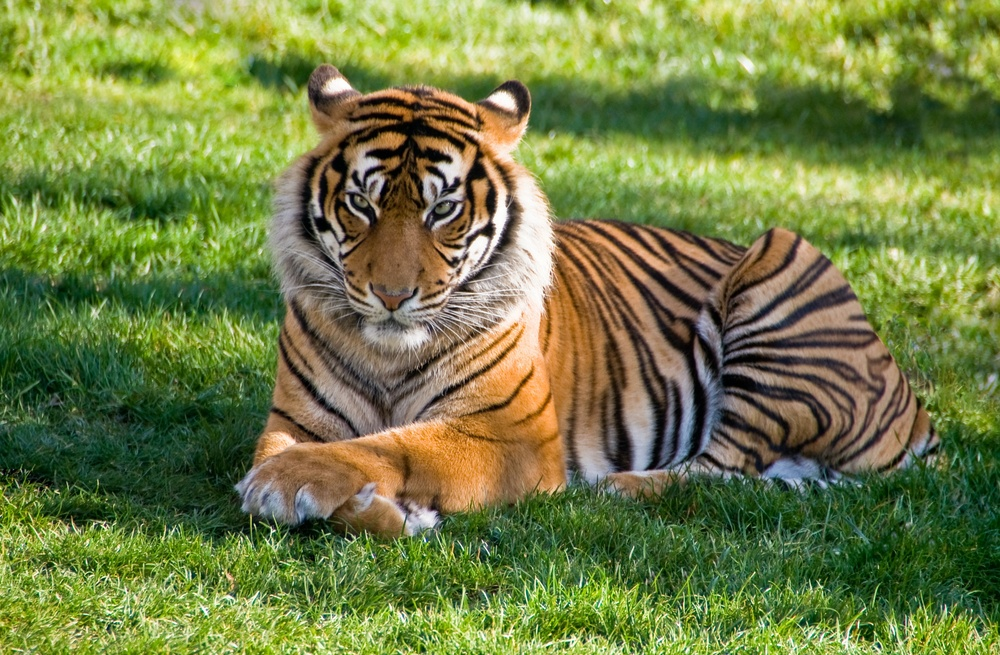
#> input picture image/tiger.jpg, 1000 x 655 px, shrunk from 3532 x 2312 before the run, found by its file name
$ jupyter execute Assignment-1.ipynb
#> lines starting #> are read from the running program, lines starting #| are printed output that depends on the picture; after the words box and inside, x2 and y2 are one past the last pixel; in counts of white or black regions, pixels touching at a corner belong together
# Import libary

[cell 1]
import matplotlib.pyplot as plt
import cv2
import numpy as np

# Image Load

[cell 2]
path = "/media/rifat/STUDY/4-1/LAB/Image_Processing/image/tiger.jpg"

img = plt.imread(path)
#> img is the input picture: shape (655, 1000, 3); mean R, G, B 114.7, 126.7, 67.9

# RGB image Plot

[cell 3]
plt.imshow(img)

 # RGB image Shape and Size

[cell 4]
print("Shape = ",img.shape,"Size = " ,img.size)
#| Shape =  (655, 1000, 3) Size =  1965000

# Showing RGB, GREEN,RED,BLUE CHANNEL

[cell 5]
fig, ax = plt.subplots(figsize=(8, 8))

plt.subplot(2,2,1)
plt.title("RGB")
plt.imshow(img)

plt.subplot(2,2,2)
plt.title("RED")
Img_temp = np.copy(img)
Img_temp[:,:,1] = [0]
Img_temp[:,:,2] = [0]
plt.imshow(Img_temp)

plt.subplot(2,2,3)
plt.title("GREEN")
Img_temp = np.copy(img)
Img_temp[:,:,0] = [0]
Img_temp[:,:,2] = [0]
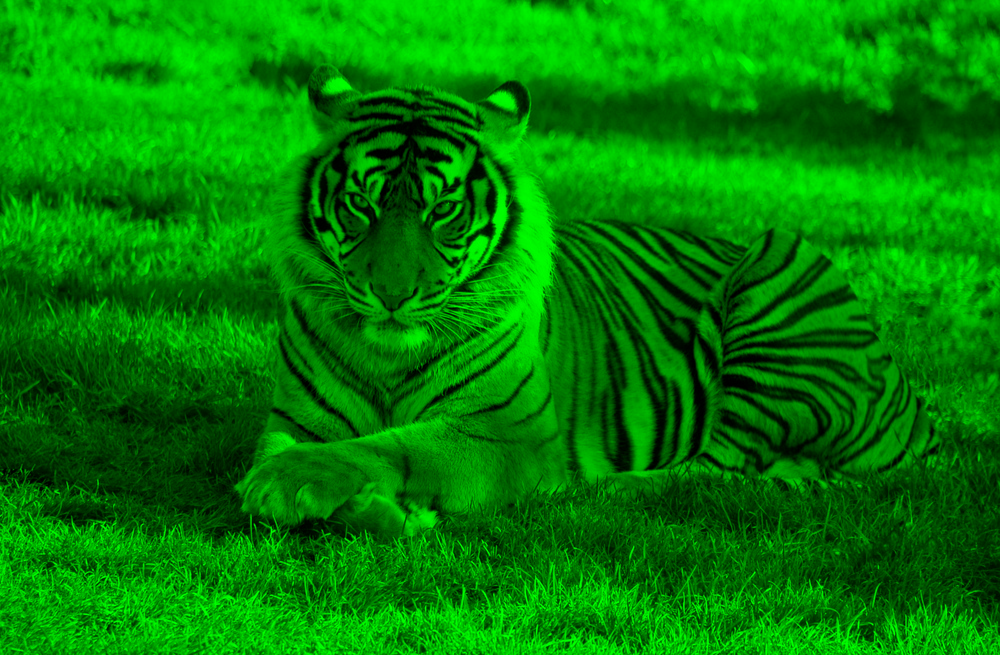
#> Img_temp: shape (655, 1000, 3); mean R, G, B 0, 126.7, 0
plt.imshow(Img_temp)

plt.subplot(2,2,4)
plt.title("BLUE")
Img_temp = np.copy(img)
Img_temp[:,:,0] = [0]
Img_temp[:,:,1] = [0]
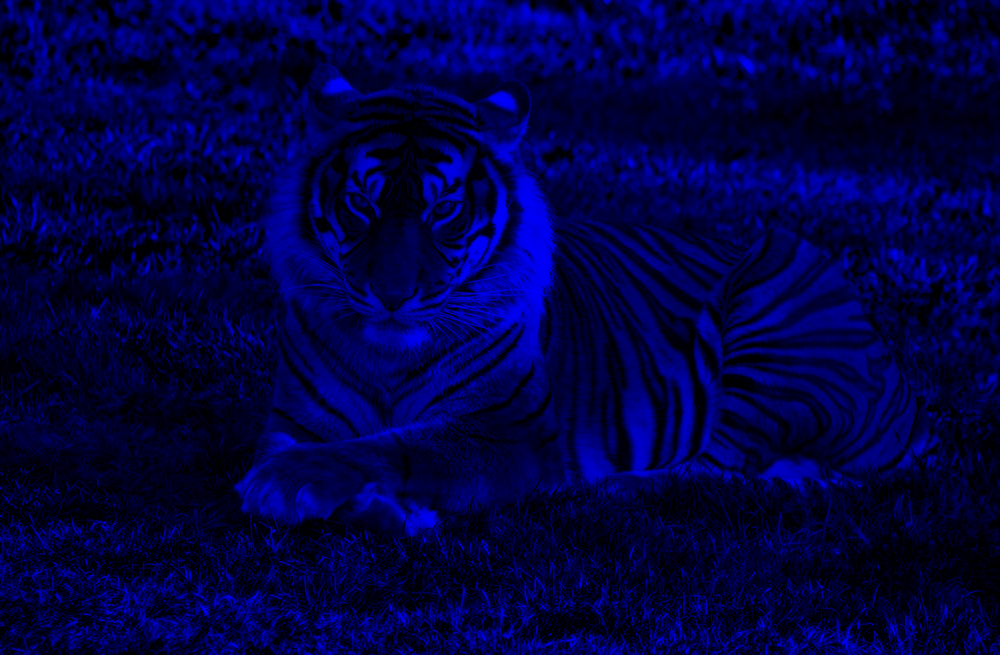
#> Img_temp: shape (655, 1000, 3); mean R, G, B 0, 0, 67.9
plt.imshow(Img_temp)

plt.show()

# All Clanel Histrogram

[cell 6]
color = ('r','g','b')
for i,col in enumerate(color):
    histr = cv2.calcHist([img],[i],None,[256],[0,256])
    plt.plot(histr,color = col)
    plt.xlim([0,256])
plt.show()
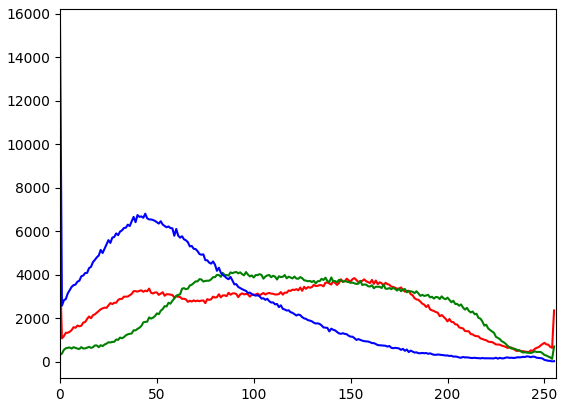
#> figure drawn by matplotlib, 1 panel; curve peaks at x = 0, y = 4267; curve peaks at x = 91, y = 4122; curve peaks at x = 0, y = 15454

# Matplotlib Gray scale Image and histogram

[cell 7]
fig, ax = plt.subplots(2, 2, figsize=(25,6))
plt.subplot(1,3,1)
plt.imshow(img[:,:,1], cmap='gray')

plt.subplot(1,3,2)
gray_scal = cv2.cvtColor(img,cv2.COLOR_RGB2GRAY)
gray_scal = gray_scal.ravel()
plt.hist(gray_scal,256,(0,256),color = 'g')

print("Gray Scale Image Size: ",gray_scal.size)
#| Gray Scale Image Size:  655000
plt.show()
#> figure, not shown here; panel 2: tallest bar 4227 high, from x = 152 to 153

# Manual Gray Scale Using Weight

[cell 8]
fig, ax = plt.subplots(2, 2, figsize=(25,6))
plt.subplot(1,3,1)
R, G, B = img[:,:,0], img[:,:,1], img[:,:,2]
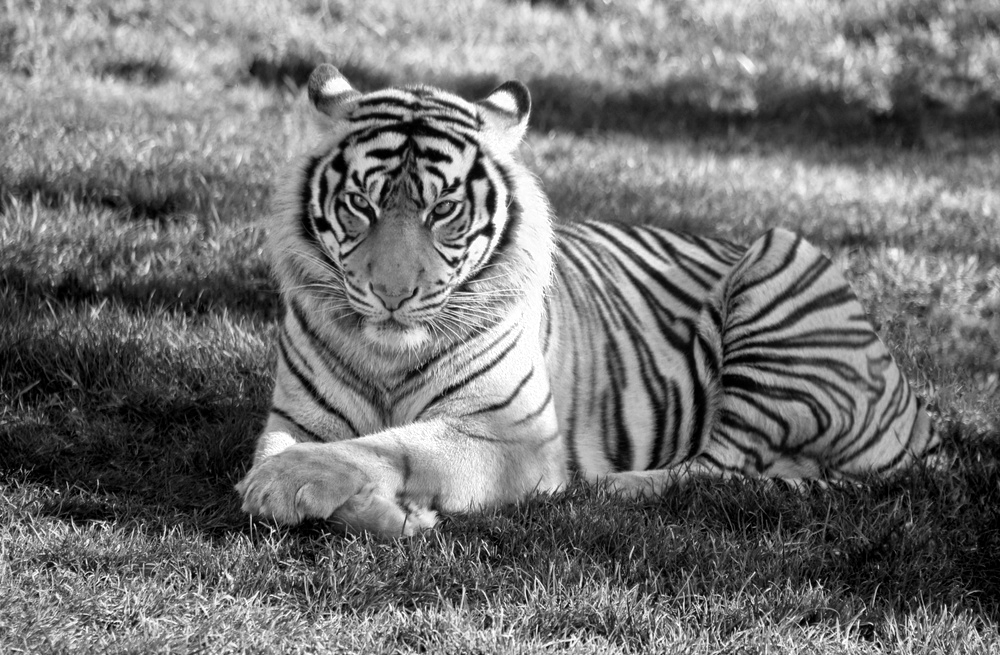
#> R: shape (655, 1000); min 0, max 255, mean 114.7
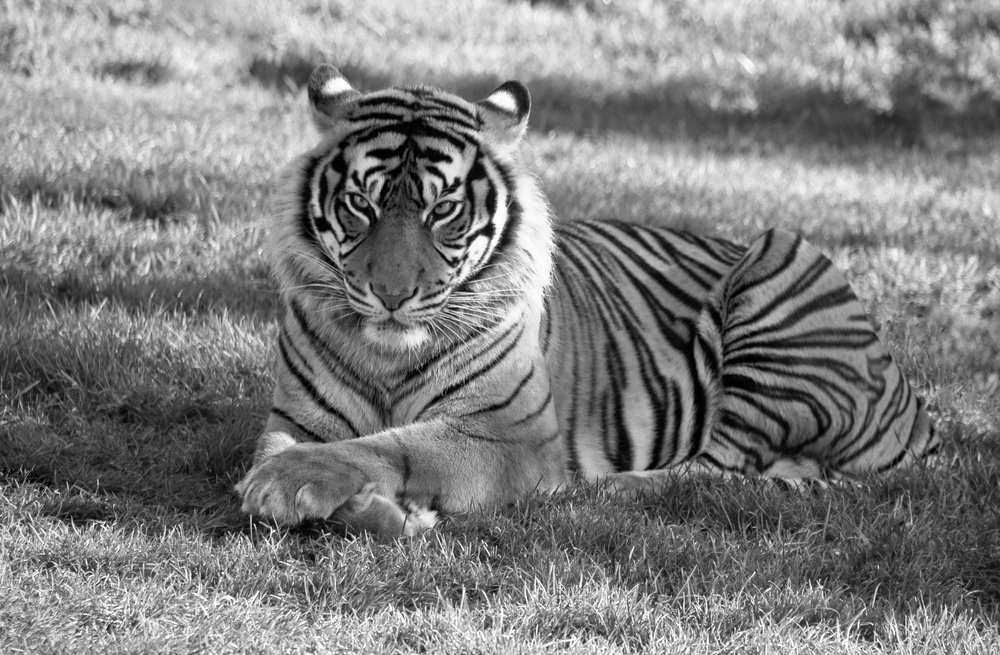
#> G: shape (655, 1000); min 0, max 255, mean 126.7
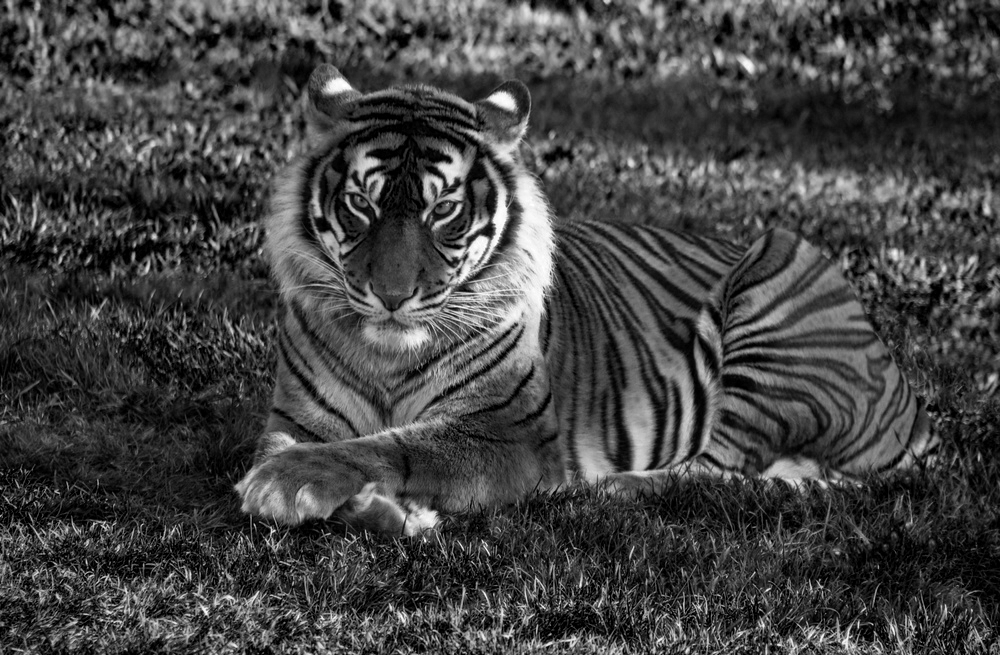
#> B: shape (655, 1000); min 0, max 255, mean 67.9
imgGray = 0.2989 * R + 0.5870 * G + 0.1140 * B
plt.imshow(imgGray, cmap='gray')

plt.subplot(1,3,2)
gray_scal = imgGray.ravel()
plt.hist(gray_scal,256,(0,256))
print("Gray Scale Image Size: ",gray_scal.size)
#| Gray Scale Image Size:  655000
plt.show()
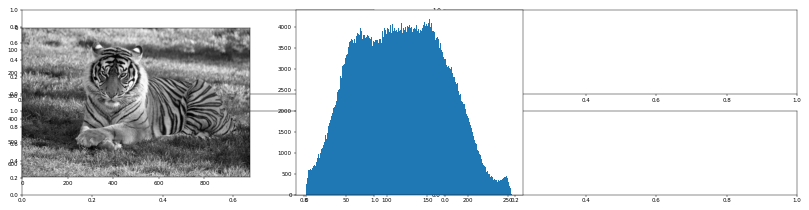
#> figure drawn by matplotlib, 2 panels; panel 2: tallest bar 4189 high, from x = 152 to 153

# OPENCV Grayscale And Histogram

[cell 9]
fig, ax = plt.subplots(2, 2, figsize=(25,6))
plt.subplot(1,3,1)
gray = cv2.cvtColor(img, cv2.COLOR_RGB2GRAY)
plt.imshow(gray,cmap = "gray")
plt.subplot(1,3,2)
gray_scal = gray.ravel()
plt.hist(gray_scal,256,(0,256))
print("Gray Scale Image Size: ",gray_scal.size)
#| Gray Scale Image Size:  655000
plt.show()
#> figure, not shown here; panel 2: tallest bar 4227 high, from x = 152 to 153

# Binary Image And Histogram OPENCV

[cell 10]
fig, ax = plt.subplots(2, 2, figsize=(15,4))
plt.subplot(1,3,1)
th, dst = cv2.threshold(gray, 150, 255, cv2.THRESH_BINARY_INV)
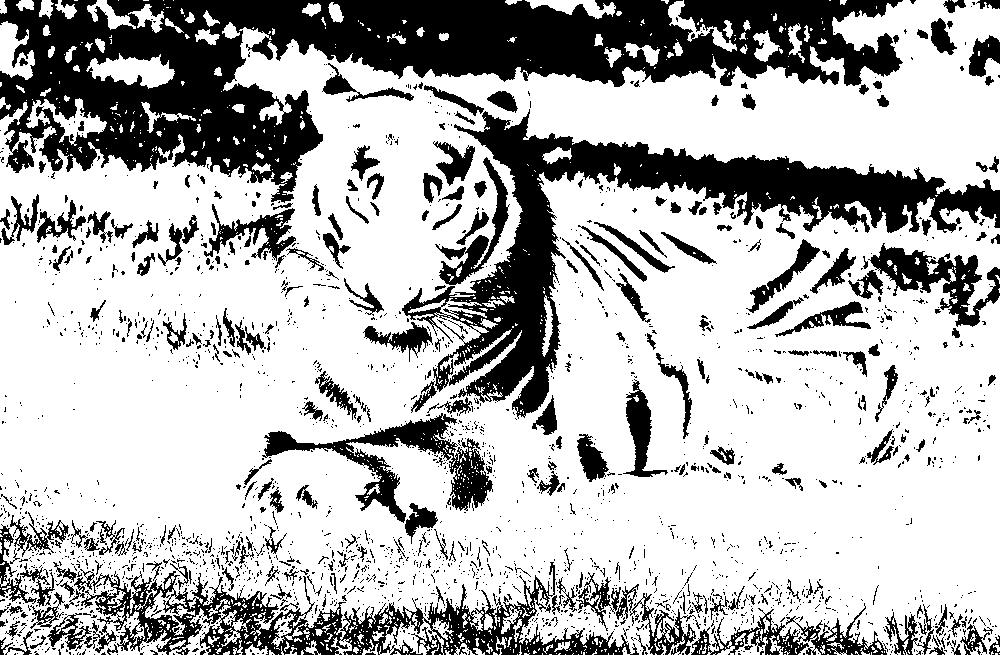
#> dst: shape (655, 1000); 70.8% white; 2301 black regions (1991 under 20 px), largest, box (x1, y1, x2, y2) and area: (0, 0, 903, 203) 75175, (402, 109, 1000, 419) 35493, (74, 562, 639, 655) 15631
plt.imshow(dst,cmap="binary")


plt.subplot(1,3,2)
hiso = dst.ravel()
plt.hist(hiso,256,(0,256))
plt.show()
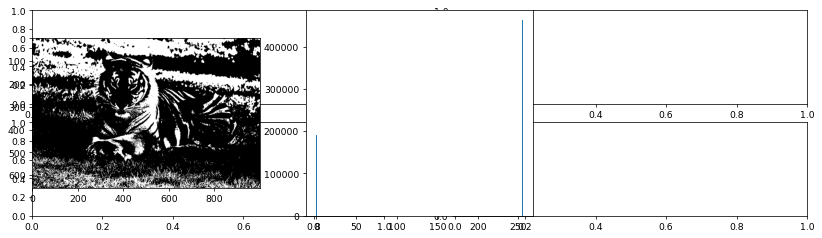
#> figure drawn by matplotlib, 2 panels; panel 2: tallest bar 463650 high, from x = 255 to 256

$ run again, with image/1.jpg copied over image/tiger.jpg
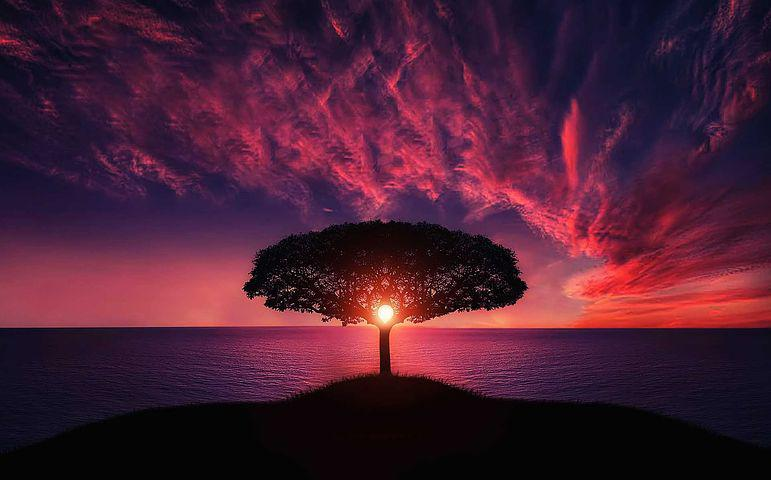
#> input picture image/1.jpg, 771 x 480 px, found by its file name
#> img is the input picture: shape (480, 771, 3); mean R, G, B 73.7, 30.4, 51.4
#| Shape =  (480, 771, 3) Size =  1110240
#| Gray Scale Image Size:  370080
#| Gray Scale Image Size:  370080
#| Gray Scale Image Size:  370080
#> `th, dst = cv2.threshold(gray, 150, 255, cv2.THRESH_BINARY_INV)`:
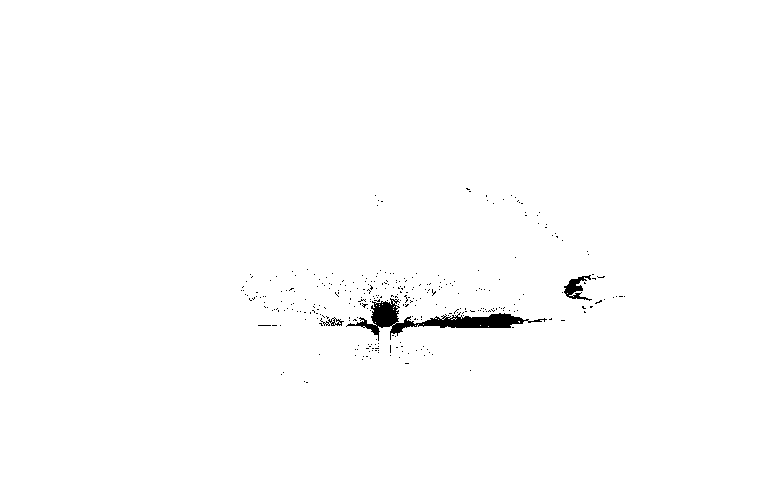
#> dst: shape (480, 771); 99.2% white; 312 black regions (309 under 20 px), largest, box (x1, y1, x2, y2) and area: (346, 298, 547, 341) 2070, (564, 275, 592, 301) 308, (320, 317, 344, 326) 81
#> `plt.show()`:
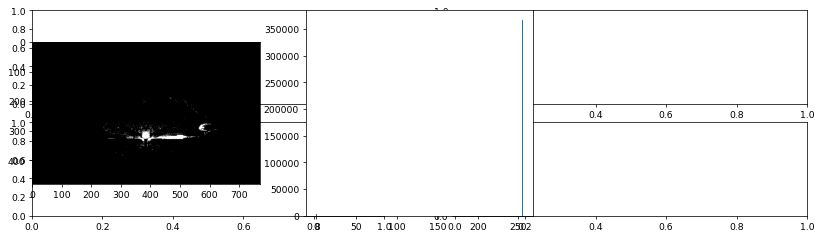
#> figure drawn by matplotlib, 2 panels; panel 2: tallest bar 367044 high, from x = 255 to 256
